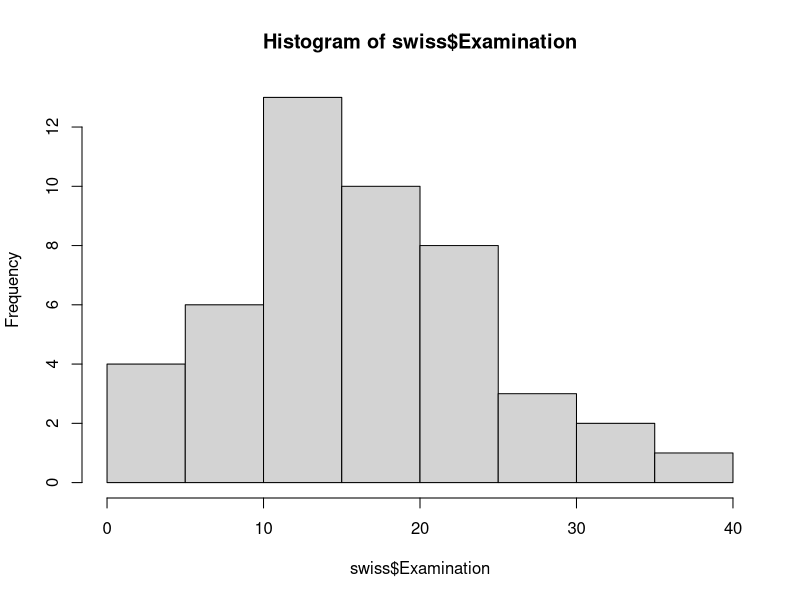
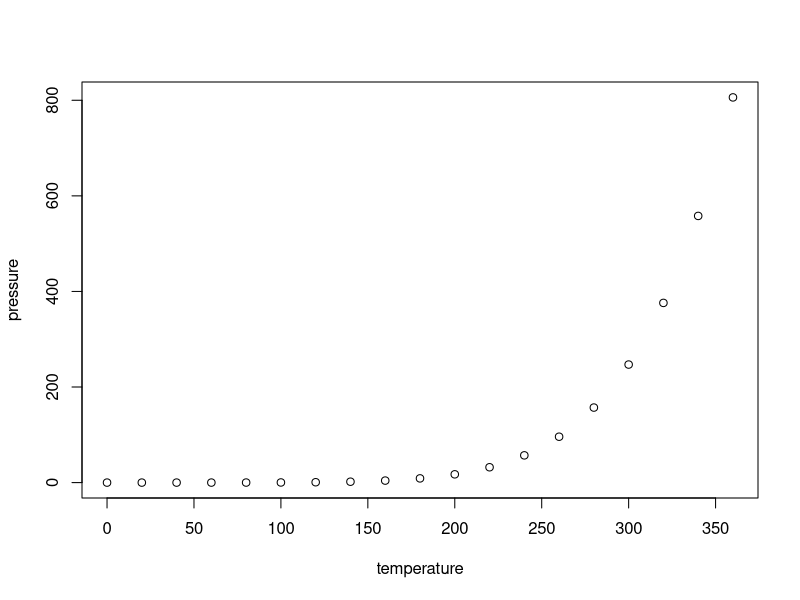

These charts were generated, in order, by the following R code:
## ---- chunk 1
knitr::opts_chunk$set(echo = TRUE)
## ---- chunk 2
hist(swiss$Examination)
## ---- chunk 3
plot(pressure)
